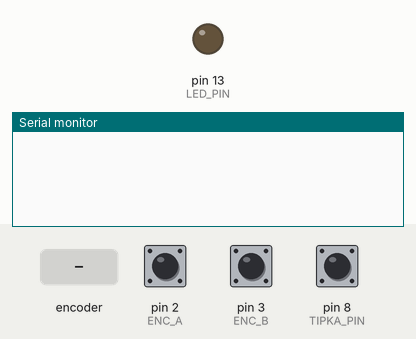
This sketch was run on a simulated Arduino Uno, built with avr-gcc and run on an emulated ATmega328P. Parts: output pins drawn as LEDs (lit = HIGH), the last lines printed to the serial monitor. The test bench sets the inputs (shaded band); at power-on: pin 8 (TIPKA_PIN) HIGH, pin 2 (ENC_A) HIGH, pin 3 (ENC_B) HIGH.

Above: at 1.2 s.
1.3 s: rotary encoder on pin 2 (ENC_A) / pin 3 (ENC_B) turned 1 step (first pin leading)
At 1.9 s:
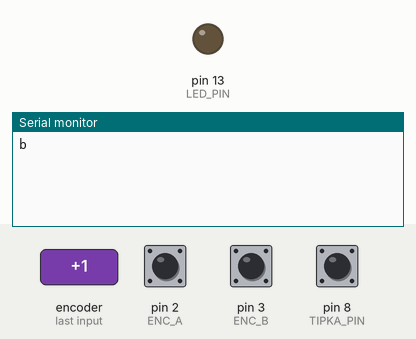
3.0 s: pin 8 (TIPKA_PIN) pulled LOW for 0.15 s
At 4.1 s:
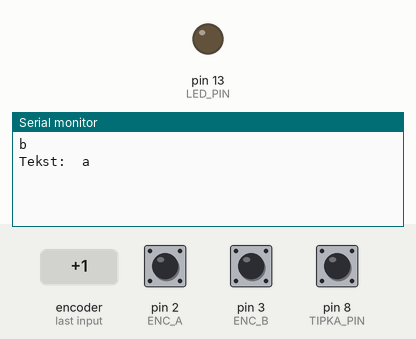
4.7 s: pin 8 (TIPKA_PIN) pulled LOW for 1 s
At 6.0 s:
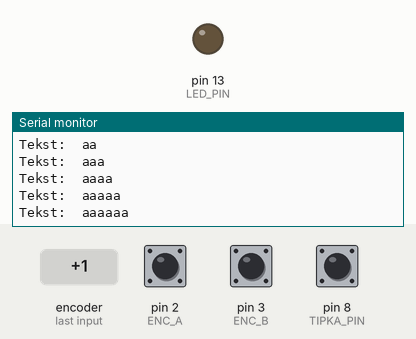
7.2 s: rotary encoder on pin 2 (ENC_A) / pin 3 (ENC_B) turned 2 steps (second pin leading)
At 8.7 s:
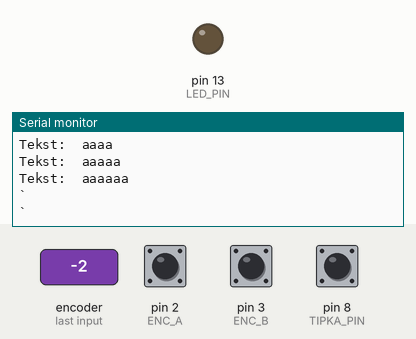
9.1 s: pin 8 (TIPKA_PIN) driven LOW
At 9.46 s:
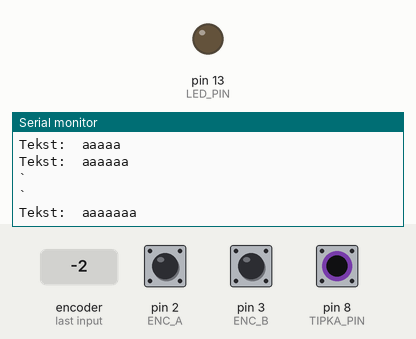

The sketch:

keyborad.ino.ino
```cpp
// Define rutina
#define ENC_A 2
#define ENC_B 3
#define LED_PIN 13
#define TIPKA_PIN 8

volatile int counter = 0;
char TEKST[100] = "";
char *k_TEKST = TEKST;

void setup() {

  pinMode(ENC_A, INPUT_PULLUP); //obe vedno logical high
  pinMode(ENC_B, INPUT_PULLUP);
  pinMode(TIPKA_PIN, INPUT_PULLUP);
  pinMode(LED_PIN, OUTPUT);
  attachInterrupt(digitalPinToInterrupt(ENC_A), read_encoder, CHANGE); //kadarkoli vidis spremembo na ENCA, ENCB, klici funkcijo read encoder
  attachInterrupt(digitalPinToInterrupt(ENC_B), read_encoder, CHANGE);

  Serial.begin(9600);
}

void loop() {
  static int lastCounter = 0;
  static int ptr = k_TEKST;

  if(ptr != k_TEKST){
    Serial.print("Tekst:  ");
    Serial.println(TEKST);
    ptr = k_TEKST;
  }


  vstaviZnak(vrniZnak(counter));
  // ce se count spremeni, ga izpisi in updataj
  if(counter != lastCounter){
    Serial.println(vrniZnak(counter));
//    Serial.println();
//    Serial.print("Tekst:  ");
//    Serial.println(TEKST);
//    Serial.println();
//
    lastCounter = counter;
  }
}

void read_encoder() {
  // Encoder interrupt za oba pina se klice ista funkcija glej setup

  static uint8_t old_AB = 3;  // ker je na startupu 0b 0000 0011 A in B sta high, encoder se ne premika
  static int8_t encval = 0;   // Encoder value
  static const int8_t enc_states[]  = {0,-1,1,0,1,0,0,-1,-1,0,0,1,0,1,-1,0}; // Lookup table

  old_AB <<=2;  // Remember previous state

  if (digitalRead(ENC_A)) old_AB |= 0x02; // dodaj trenutno stanje za pin A
  if (digitalRead(ENC_B)) old_AB |= 0x01; // dodaj trenutno stanje za pin B

  encval += enc_states[( old_AB & 0x0f )];

  // Update counter ce se je zavrtel vsaj za 4 korake
  if( encval > 3 ) {
    int changevalue = 1;

    counter = counter + changevalue;
    encval = 0;
  }
  else if( encval < -3 ) {        // updataj counter ce se je zavrtel vsaj za 4 korake nazaj
    int changevalue = -1;
    counter = counter + changevalue;
    encval = 0;
  }
}


// VRNI ZNAK

char vrniZnak(int pozicija){
  if(pozicija >= 25) counter = 0;
  if(pozicija <= 30) counter =  0;

  return 'a' + pozicija;

}


//VSTAVI ZNAK
void vstaviZnak(char znak){


  if(!digitalRead(TIPKA_PIN)){
    delay(200);
    *k_TEKST = znak;
    k_TEKST++;
    return;

  }
}
```

Measured:
- after the input at 1.3 s, the serial monitor: prints a new line after 0.08 s (image 1)
- after the input at 3.0 s, the serial monitor: prints a new line after 0.20 s (image 2)
- after the input at 4.7 s, the serial monitor: prints a new line after 0.20 s (image 3)
- after the input at 7.2 s, the serial monitor: prints a new line after 0.08 s (image 4)
- after the input at 9.1 s, the serial monitor: prints a new line after 0.20 s (image 5)
